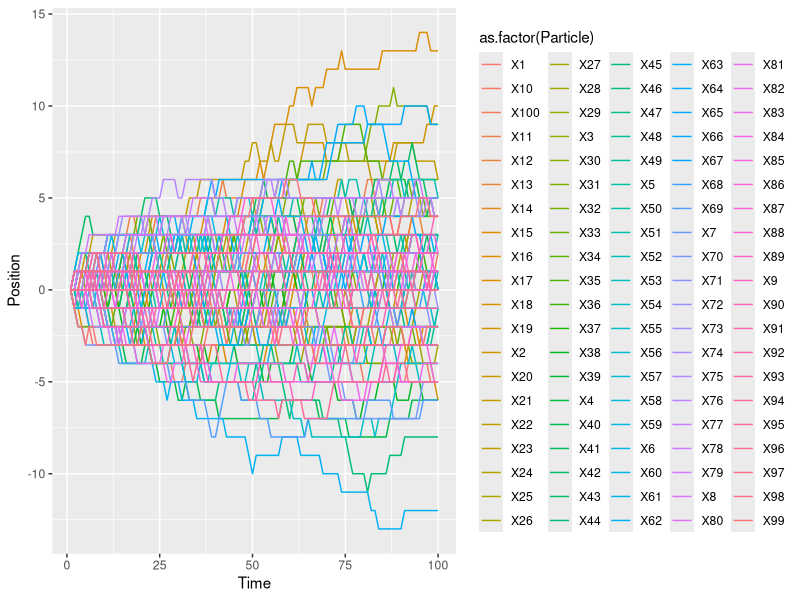
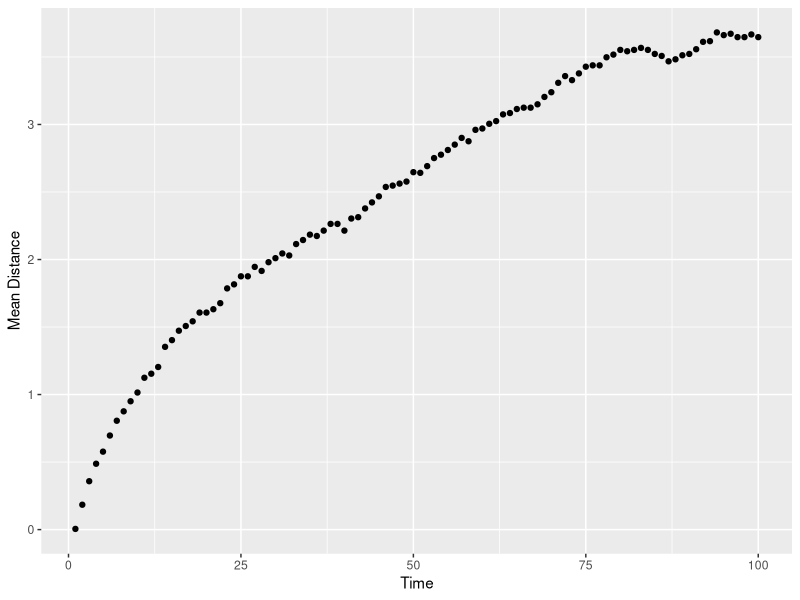
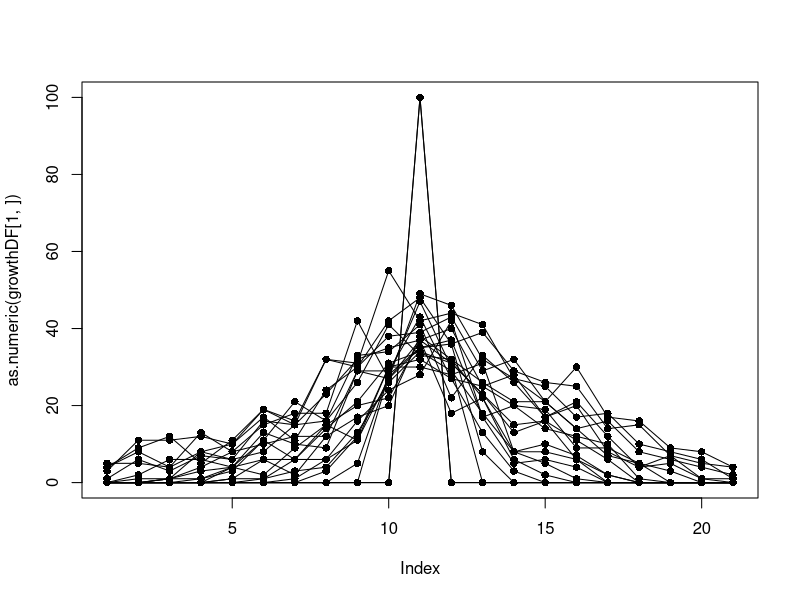

R code for these plots, in order: (Note: this script raises an error after producing the figures.)
#Diffusion and random walks
library(tibble)
library(tidyr)
library(ggplot2)

# Part I: Simple Random Walks

# parameter definitions:
nParticles <- 200 # initial number of particles
lRate <- 0.1 # probability of a particle moving to the left; corresponds to D_l 
rRate <- 0.1 # probability of a particle moving to the right; corresponds to D_r
tMax <- 100 # number of time points

# define a data frame to record the dynamics of the particles (columns) over time (rows)
diffusionDF <- data.frame(matrix(NA,nrow = tMax, ncol = nParticles))

# define initial location as 0 
diffusionDF[1,] <- 0

#iterate over for multiple time points
for (t in 2:tMax) {
  mVector <- rbinom(nParticles, 1, lRate + rRate)# vector for whether it's moving or not
  mVector <- mVector * (2 * rbinom(nParticles, 1, lRate/(lRate + rRate)) - 1) # adding directionality 
  diffusionDF[t,] <- diffusionDF[t-1,] + mVector 
}
tVec <- seq(1:tMax)
diffusionDF$Time <- tVec

# plot the trajectories 
diffusionDF_reshaped <- diffusionDF %>% pivot_longer(cols = X1:X100, names_to = "Particle", values_to = "Position")
ggplot(diffusionDF_reshaped, aes(Time, Position, color = as.factor(Particle), group = as.factor(Particle))) + 
  geom_line()

# plot mean distance from the origin as a function of time
mean_dist <- rowMeans(abs(diffusionDF))
ggplot() + aes(tVec, mean_dist) +  geom_point() +
  xlab("Time") + ylab("Mean Distance")

# What function fits the time and distance vectors best? 
# We use nls (non-linear least squares) to fit a power-law relationship
nls(mean_dist ~ b*tVec^a, start = list(a = 1, b = 1))

# 1. Questions to discuss (this is part 1 of homework): 
# (i). Assuming the lRate and rRate are equal (in a symmetric random walk), what is the relationship between the mean distance from the origin and the rate of diffusion (lRate/rRate?)
# (ii). What happens if lRate is not equal to rRate? 
# (ii). What is the scaling relationship between mean distance from the origin and time? How is it estimated in the code above, and can you prove this result analytically? 
# (iii). If we had a two-dimensional lattice and a particle could go in one of eight directions (up, down, left, right, and diagonally), do you think we would have the same scaling relationship as in part (ii)? If not, what would it be? 
# (iv). What would happen if we imposed limits on how far the particle can go? What would the distribution of particles go to over a long time in that case? 

#########################################################
# Class instructions: the first break-out room stops here
#########################################################

# Part II: Growth and Random Walks

# In the previous exercise, the particles simply moved around; they did not "reproduce" or "die". Here, we introduce birth-death processes on the lattice:
# We now modify the previous section to allow for exponential growth. (Note we also change the coding structure here, because the number of particles is not bounded, but the cells are!)

# parameter definitions:
nParticles <- 100 # initial number of particles
nCells <- 21 #number of cells
lRate <- 0.5 # probability of a particle moving to the left
rRate <- 0.5 # probability of a particle moving to the right
tMax <- 20 # number of time points
gRate <- 1.05 #growth rate

# define a data frame to record the dynamics of the particles in the cells (columns) over time (rows)
growthDF <- data.frame(matrix(NA,nrow = tMax, ncol = nCells))
growthDF[1,] <- 0 #initialize all cells at zero
growthDF[1,ceiling(nCells/2)] <- nParticles #put all particles in the middle

nMoving <- function(i) {
  rbinom(1, i, lRate)
}

nMovingLeft <- function(i) {
  rbinom(1, i, lRate/(lRate + rRate))
}

for (t in 2:tMax) {
  growth_vals <- ceiling(growthDF[t-1,]*gRate)
  nMovingT <- sapply(growth_vals, nMoving)
  nMovingLeftT <- sapply(nMovingT, nMovingLeft)
  nMovingRightT <- nMovingT - nMovingLeftT
  
  #enforce boundaries
  nMovingRightT[1] <- nMovingRightT[1] + nMovingLeftT[1]
  nMovingLeftT[1] <- 0
  
  nMovingLeftT[nCells] <- nMovingRightT[nCells] + nMovingLeftT[nCells]
  nMovingRightT[nCells] <- 0
  
  #define the particles at the next time point
  growthDF[t, ] <- growth_vals - nMovingT + c(tail(nMovingLeftT, -1),0) + c(0, head(nMovingRightT, -1))
}

#plot the distributions over time
cVec <- seq(1:nCells)

plot_dist <- function(rowN){
  points(as.numeric(growthDF[rowN,]), pch = 16)
  lines(as.numeric(growthDF[rowN,]), type = "l")
}

plot(as.numeric(growthDF[1,]), pch = 16)
lines(as.numeric(growthDF[1,]), type = "l")
for (i in 1:20) {
  Sys.sleep(0.5)
  plot_dist(i)
}

#plot the mean distance over time
dVec <- abs(cVec - ceiling(nCells/2))
meanDist <- function(row_vals){
  dist_vect <- sum(as.numeric(row_vals)*dVec)/sum(row_vals)
}

mean_dist <- apply(growthDF[,1:nCells], MARGIN = 1, meanDist)
ggplot() + aes(tVec, mean_dist) +  geom_point() +
  xlab("Time") + ylab("Mean Distance")

# What function fits the time and mean distance vectors best? 
# We use nls (non-linear least squares) to fit a power-law relationship
nls(mean_dist ~ b*tVec^a, start = list(a = 1, b=1))



# Questions to discuss (this is part 2 of homework):
# (i). What is the scaling relationship between mean distance from the origin and time now? Can you explain this change intuitively? 
# (ii). What do you expect the density of particles/individuals to look like over a long time? How does this depend on the gRate, lRate and rRate parameters? (You can change some of these parameter values to see what happens)

